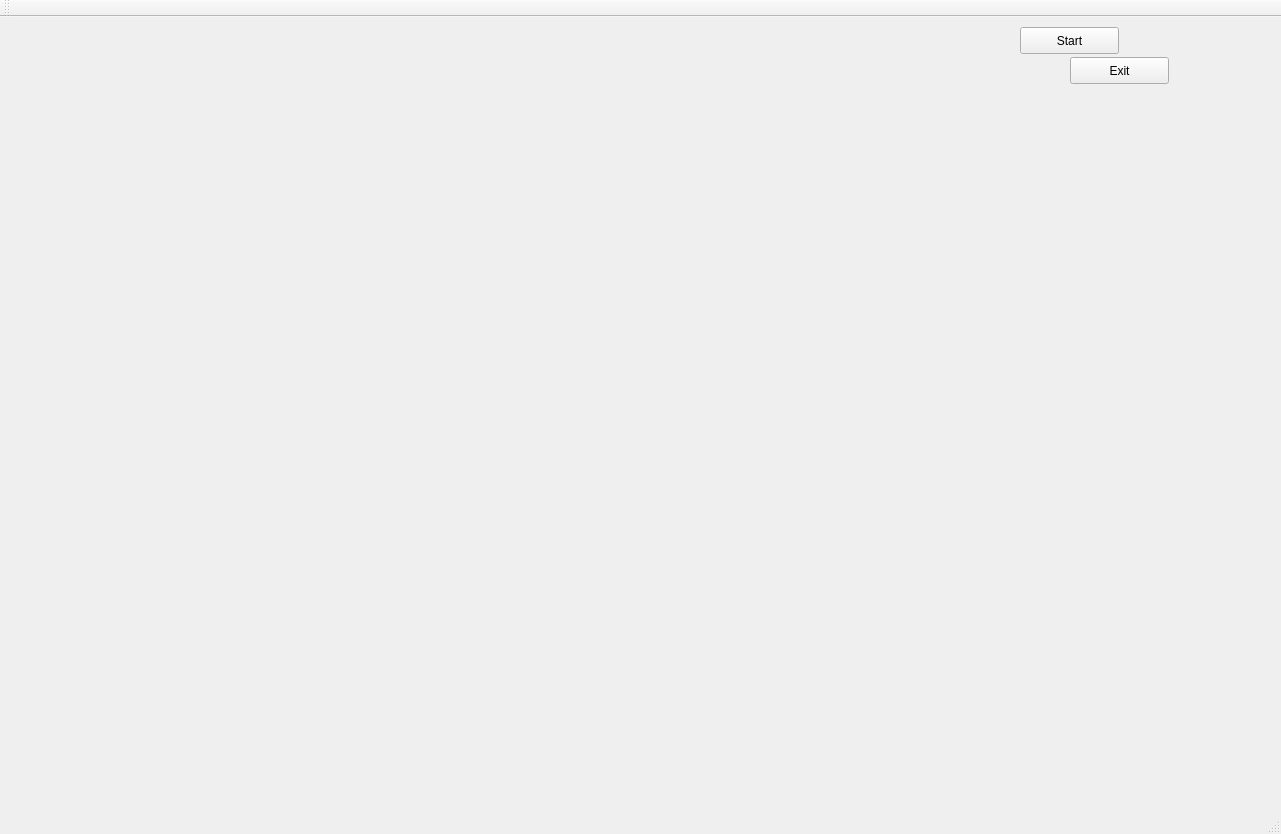
<?xml version="1.0" encoding="UTF-8"?>
<ui version="4.0">
 <class>MainWindow</class>
 <widget class="QMainWindow" name="MainWindow">
  <property name="geometry">
   <rect>
    <x>0</x>
    <y>0</y>
    <width>1281</width>
    <height>834</height>
   </rect>
  </property>
  <property name="windowTitle">
   <string>MainWindow</string>
  </property>
  <widget class="QWidget" name="centralWidget">
   <widget class="QPushButton" name="startButton">
    <property name="geometry">
     <rect>
      <x>1020</x>
      <y>10</y>
      <width>99</width>
      <height>27</height>
     </rect>
    </property>
    <property name="text">
     <string>Start</string>
    </property>
   </widget>
   <widget class="QLabel" name="label">
    <property name="geometry">
     <rect>
      <x>180</x>
      <y>60</y>
      <width>800</width>
      <height>600</height>
     </rect>
    </property>
    <property name="text">
     <string/>
    </property>
   </widget>
   <widget class="QPushButton" name="exitButton">
    <property name="geometry">
     <rect>
      <x>1070</x>
      <y>40</y>
      <width>99</width>
      <height>27</height>
     </rect>
    </property>
    <property name="text">
     <string>Exit</string>
    </property>
   </widget>
  </widget>
  <widget class="QMenuBar" name="menuBar">
   <property name="geometry">
    <rect>
     <x>0</x>
     <y>0</y>
     <width>1281</width>
     <height>28</height>
    </rect>
   </property>
  </widget>
  <widget class="QToolBar" name="mainToolBar">
   <attribute name="toolBarArea">
    <enum>TopToolBarArea</enum>
   </attribute>
   <attribute name="toolBarBreak">
    <bool>false</bool>
   </attribute>
  </widget>
  <widget class="QStatusBar" name="statusBar"/>
 </widget>
 <layoutdefault spacing="6" margin="11"/>
 <resources/>
 <connections/>
</ui>
